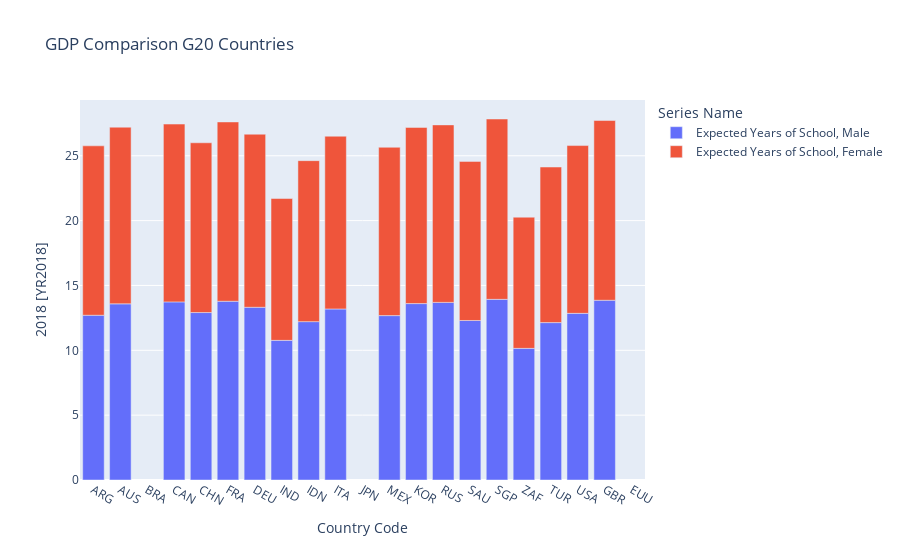

Notebook code cell kept with this figure:
### Code cell
import plotly.express as px

fig = px.bar(schooling_yrs, x= "Country Code", y= "2018 [YR2018]", color="Series Name", title="GDP Comparison G20 Countries")
fig.show()

### Figure 1 — Plotly figure (JSON) as saved in the notebook; plotly's stock layout.template omitted (floating-point values rounded to 4 significant figures)
{"data": [{"alignmentgroup": "True", "hovertemplate": "Series Name=Expected Years of School, Male<br>Country Code=%{x}<br>2018 [YR2018]=%{y}<extra></extra>", "legendgroup": "Expected Years of School, Male", "marker": {"color": "#636efa"}, "name": "Expected Years of School, Male", "offsetgroup": "Expected Years of School, Male", "orientation": "v", "showlegend": true, "textposition": "auto", "type": "bar", "x": ["ARG", "AUS", "BRA", "CAN", "CHN", "FRA", "DEU", "IND", "IDN", "ITA", "JPN", "MEX", "KOR", "RUS", "SAU", "SGP", "ZAF", "TUR", "USA", "GBR", "EUU"], "xaxis": "x", "y": [12.7, 13.58, null, 13.73, 12.91, 13.78, 13.32, 10.77, 12.21, 13.19, null, 12.67, 13.6, 13.69, 12.3, 13.93, 10.15, 12.14, 12.85, 13.86, null], "yaxis": "y"}, {"alignmentgroup": "True", "hovertemplate": "Series Name=Expected Years of School, Female<br>Country Code=%{x}<br>2018 [YR2018]=%{y}<extra></extra>", "legendgroup": "Expected Years of School, Female", "marker": {"color": "#EF553B"}, "name": "Expected Years of School, Female", "offsetgroup": "Expected Years of School, Female", "orientation": "v", "showlegend": true, "textposition": "auto", "type": "bar", "x": ["ARG", "AUS", "BRA", "CAN", "CHN", "FRA", "DEU", "IND", "IDN", "ITA", "JPN", "MEX", "KOR", "RUS", "SAU", "SGP", "ZAF", "TUR", "USA", "GBR", "EUU"], "xaxis": "x", "y": [13.06, 13.62, null, 13.71, 13.09, 13.82, 13.34, 10.94, 12.41, 13.32, null, 12.98, 13.58, 13.69, 12.27, 13.9, 10.11, 12.0, 12.94, 13.86, null], "yaxis": "y"}], "layout": {"barmode": "relative", "legend": {"title": {"text": "Series Name"}, "tracegroupgap": 0}, "title": {"text": "GDP Comparison G20 Countries"}, "xaxis": {"anchor": "y", "domain": [0, 1], "title": {"text": "Country Code"}}, "yaxis": {"anchor": "x", "domain": [0, 1], "title": {"text": "2018 [YR2018]"}}}}
